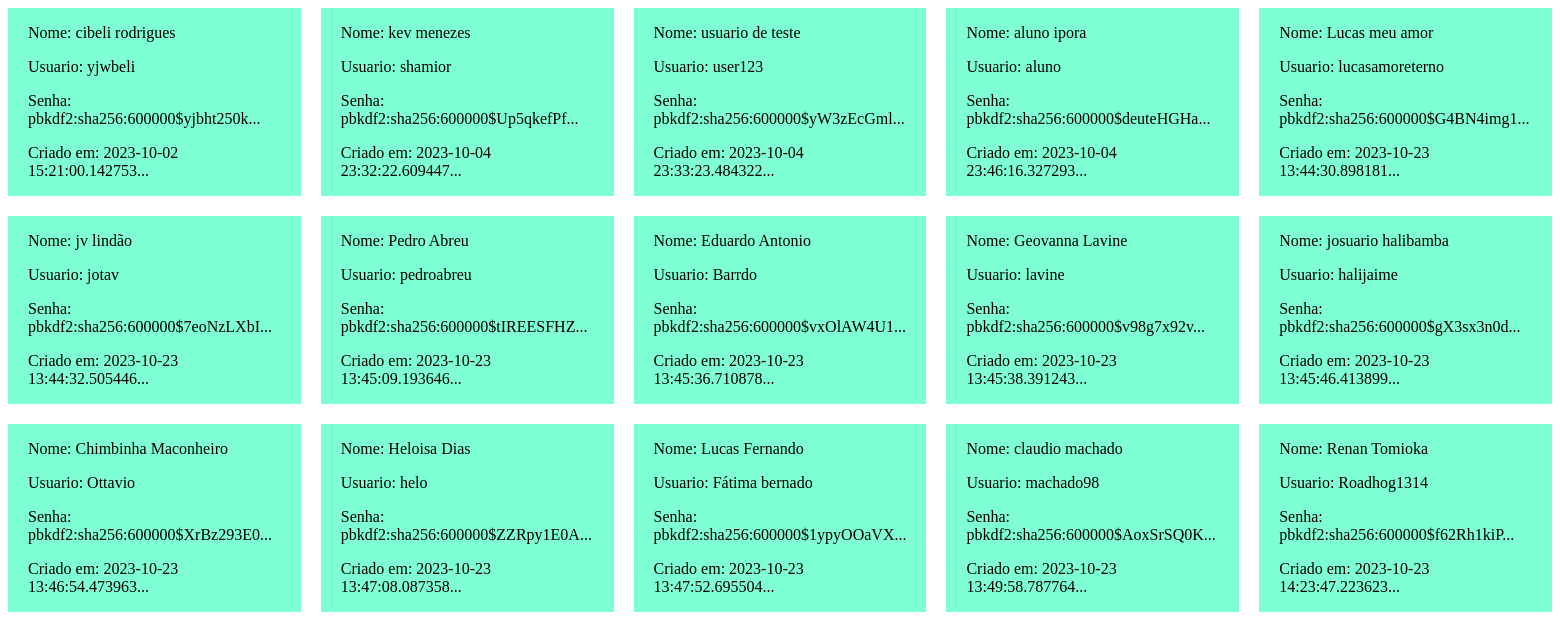
/listar/usuarios (signed in), run on an earlier commit of the app's database.
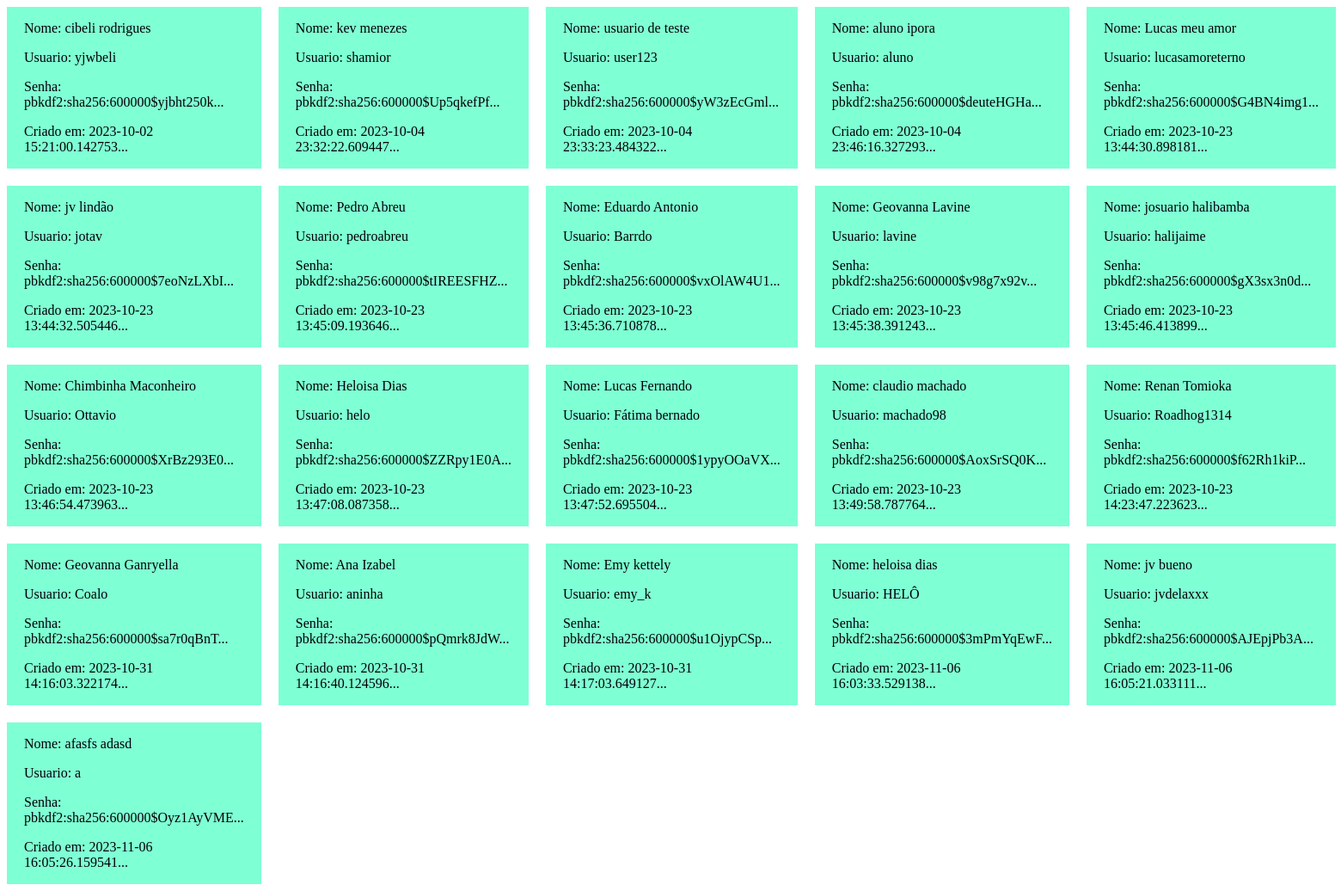
And on a later commit of the database.
### models.py (models this page shows)
class Usuario(db.Model):
    __tablename__ = "Usuario"
    usuario = Column(String(20), primary_key=True)
    nome = Column(String(64))
    sobrenome = Column(String(64))
    senha = Column(String(102))
    criado_em = Column(DateTime, default=datetime.now)

### app.py (the view)
@app.route("/listar/usuarios")
@login_required
def listar_usuarios():
    users = Usuario.query.all()
    return render_template(
        "usuarios.html",
        usuarios=users
    )

### app.py (called while the page is built)
def login_required(funcao):
    @wraps(funcao)
    def inner(*args, **kwargs):
        if 'logado' in session:
            return funcao(*args, **kwargs)
        else:
            return redirect(url_for('login'))
    return inner

### templates/usuarios.html (shortened to what this page needs)
<!DOCTYPE html>
<html lang="en">
<head>
</head>
<body style="display: grid; gap: 20px; grid-template-columns: repeat(5, 1fr);">
    {% for user in usuarios %}
    <div style="background-color: aquamarine; padding: 0 20px;">
        <p>Nome: {{ user.nome }} {{ user.sobrenome }}</p>
        <p>Usuario: {{ user.usuario }}</p>
        <p>Senha: {{ user.senha[:30] }}...</p>
        <p>Criado em: {{ user.criado_em }}...</p>
    </div>
    {% endfor %}
</body>
</html>

What changed in the data, as far as the page shows it:
added Usuario: nome "Geovanna", sobrenome "Ganryella", usuario "Coalo", senha "pbkdf2:sha256:600000$sa7r0qBnT", criado_em "2023-10-31 14:16:03.322174"
added Usuario: nome "Ana", sobrenome "Izabel", usuario "aninha", senha "pbkdf2:sha256:600000$pQmrk8JdW", criado_em "2023-10-31 14:16:40.124596"
added Usuario: nome "Emy", sobrenome "kettely", usuario "emy_k", senha "pbkdf2:sha256:600000$u1OjypCSp", criado_em "2023-10-31 14:17:03.649127"
added Usuario: nome "heloisa", sobrenome "dias", usuario "HELÔ", senha "pbkdf2:sha256:600000$3mPmYqEwF", criado_em "2023-11-06 16:03:33.529138"
added Usuario: nome "jv", sobrenome "bueno", usuario "jvdelaxxx", senha "pbkdf2:sha256:600000$AJEpjPb3A", criado_em "2023-11-06 16:05:21.033111"
added Usuario: nome "afasfs", sobrenome "adasd", usuario "a", senha "pbkdf2:sha256:600000$Oyz1AyVME", criado_em "2023-11-06 16:05:26.159541"
